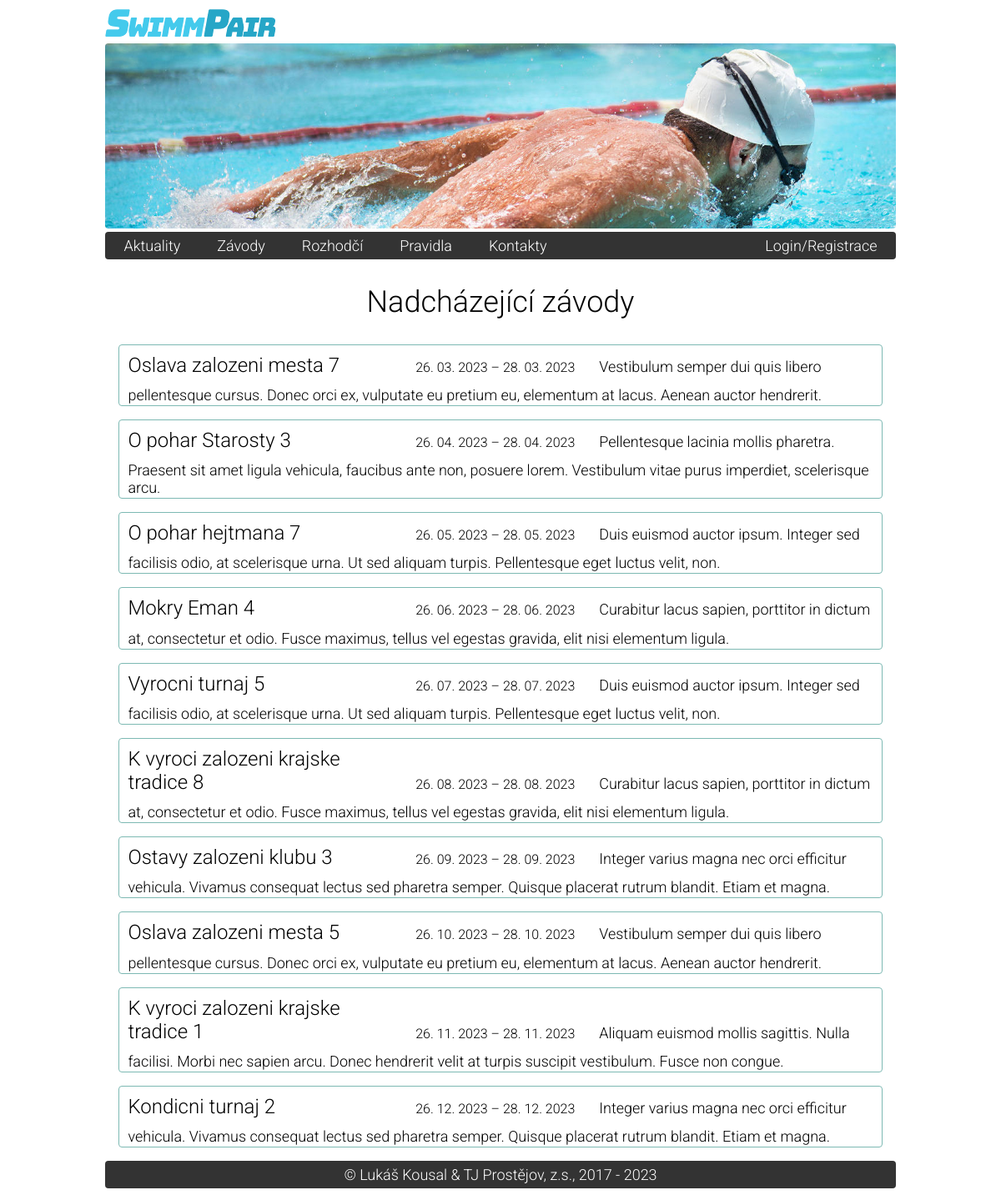
The page /nadchazejici.php on the database its author committed.
### tables this page shows
CREATE TABLE `sp_cups` (
  `id` int NOT NULL AUTO_INCREMENT,
  `time_start` date NOT NULL,
  `time_end` date NOT NULL,
  `name` text NOT NULL,
  `description` text NOT NULL,
  `organizer_club_id` int NOT NULL,
  PRIMARY KEY (`id`),
  KEY `owningclub` (`organizer_club_id`),
  CONSTRAINT `FK_zavody_owningclub` FOREIGN KEY (`organizer_club_id`) REFERENCES `sp_clubs` (`id`)
);

### start.php (called while the page is built, shortened)
<?php
    $host = getenv("DATABASE_HOST");
    $user = getenv("DATABASE_USER");
    $pass = getenv("DATABASE_PASS");
    $db = getenv("DATABASE_NAME");
	$mysqli = new mysqli($host, $user, $pass, $db) or die($mysqli->error);
	$mysqli->set_charset('utf8');
	function h($string)
	{
	    return htmlspecialchars($string);
	}
	require __DIR__ . '/model/Cup.php';
	require __DIR__ . '/model/CupsManager.php';
	$cupsManager = new CupsManager($mysqli);

### model/CupsManager.php (called while the page is built, shortened)
<?php
class CupsManager
{
	private $mysqli;
	public function __construct(mysqli $mysqli)
	{
		$this->mysqli = $mysqli;
	}
	public function FindAllUpcomingCupsEarliestFirst()
	{
		$statement = $this->mysqli->prepare('CALL `FindAllUpcomingCupsEarliestFirst`()');
		$cups = $this->_CreateCupsFromStatement($statement);
		return $cups;
	}
	private function _CreateCupsFromStatement(mysqli_stmt $statement)
	{
		$statement->execute();
		$rows = $statement->get_result()->fetch_all(MYSQLI_ASSOC);
		$cups = [];
		foreach ($rows as $row) {
			$cups[] = $this->_CreateCupFromRow($row);
		}
		return $cups;
	}
	private function _CreateCupFromRow(array $row)
	{
		return new Cup($row['id'], $row['time_start'], $row['time_end'], $row['name'], $row['description'], $row['organizer_club_id']);
	}
}

### model/Cup.php (called while the page is built, shortened)
<?php
class Cup
{
	public function __construct($id, $time_start, $time_end, $name, $description, $organizer_club_id)
	{
		$this->id = $id;
		$this->time_start = $time_start;
		$this->time_end = $time_end;
		$this->name = $name;
		$this->description = $description;
	}
}

### nadchazejici.php (the view, shortened to what this page needs)
<?php
require 'start.php';
$cups = $cupsManager->FindAllUpcomingCupsEarliestFirst();
?>
<!DOCTYPE html>
<html>
<head>
	<?php include("UNIFIED_head_content.php"); ?>
</head>
<body>
<div class="bodywrapper">
    <?php include("UNIFIED_header.php"); ?>
    <?php include("UNIFIED_menu.php"); ?>
    <section class="content">
        <h1>Nadcházející závody</h1>
        <?php
            if(count($cups)!=0) {
	            ?>
	            <?php foreach ($cups as $cup): ?>
                    <article class="zavod" onclick="location.href='zavod.php?id=<?=$cup->id?>';">
                            <h1><?= h($cup->name) ?></h1> <h2 style="text-align:center"><?=  date('j. m. Y', strtotime($cup->time_start)) ?> – <?=  date('j. m. Y', strtotime($cup->time_end)) ?></h2> <p><?= h($cup->description)?></p>
                    </article>
	            <?php endforeach; ?>
	            <?php
            }
            else
            {
	            echo "<p style=\"text-align:center;\">–<span style=\"border: 1px solid black;\">&nbsp;0 NADCHÁZEJÍCÍCH ZÁVODŮ&nbsp;</span>–</p>";
            }
        ?>
    </section>
    <?php include("UNIFIED_footer.php"); ?>
</div>
</body>
</html>

### css/style.css (style rules this page uses)
html { overflow-y: scroll; }
body { color: #000; font-weight: 300; font-family: 'Roboto', sans-serif; font-size: 18px; text-align: center; }
.bodywrapper { width: 80%; margin: 0 auto; text-align: left; }
h1 { font-weight: 300; font-family: 'Roboto', sans-serif; font-size: 32px; }
.content>h1, #title>h1, #content>h1 { text-align: center; font-weight: 300; font-size: 36px; }
.zavod { border: 1px solid #7DB9B3; border-radius: 4px; padding: 2px 10px 2px 10px; margin: 16px; transition: background-color 0.8s ease; -webkit-transition: background-color 0.8s ease; -moz-transition: background-color 0.8s ease; -o-transition: background-color 0.8s ease; }
.zavod>h1 { font-size: 24px; margin-top: 8px; margin-bottom: 8px; margin-right: 16px; font-weight: 300; display: inline-block; width: 300px; }
.zavod>h2 { font-size: 16px; font-weight: 300; display: inline-block; width: 240px; }
.zavod>p { display: inline; }

### rows shown on the page
sp_cups: name "Oslava zalozeni mesta 7", time_start "26. 03. 2023", time_end "28. 03. 2023", description "Vestibulum semper dui quis libero pellentesque cursus. Donec orci ex, vulputate eu pretium eu, elementum at lacus. Aenean auctor hendrerit."
sp_cups: name "O pohar Starosty 3", time_start "26. 04. 2023", time_end "28. 04. 2023", description "Pellentesque lacinia mollis pharetra. Praesent sit amet ligula vehicula, faucibus ante non, posuere lorem. Vestibulum vitae purus imperdiet, scelerisque arcu."
sp_cups: name "O pohar hejtmana 7", time_start "26. 05. 2023", time_end "28. 05. 2023", description "Duis euismod auctor ipsum. Integer sed facilisis odio, at scelerisque urna. Ut sed aliquam turpis. Pellentesque eget luctus velit, non."
sp_cups: name "Mokry Eman 4", time_start "26. 06. 2023", time_end "28. 06. 2023", description "Curabitur lacus sapien, porttitor in dictum at, consectetur et odio. Fusce maximus, tellus vel egestas gravida, elit nisi elementum ligula."
sp_cups: name "Vyrocni turnaj 5", time_start "26. 07. 2023", time_end "28. 07. 2023", description "Duis euismod auctor ipsum. Integer sed facilisis odio, at scelerisque urna. Ut sed aliquam turpis. Pellentesque eget luctus velit, non."
sp_cups: name "K vyroci zalozeni krajske tradice 8", time_start "26. 08. 2023", time_end "28. 08. 2023", description "Curabitur lacus sapien, porttitor in dictum at, consectetur et odio. Fusce maximus, tellus vel egestas gravida, elit nisi elementum ligula."
sp_cups: name "Ostavy zalozeni klubu 3", time_start "26. 09. 2023", time_end "28. 09. 2023", description "Integer varius magna nec orci efficitur vehicula. Vivamus consequat lectus sed pharetra semper. Quisque placerat rutrum blandit. Etiam et magna."
sp_cups: name "Oslava zalozeni mesta 5", time_start "26. 10. 2023", time_end "28. 10. 2023", description "Vestibulum semper dui quis libero pellentesque cursus. Donec orci ex, vulputate eu pretium eu, elementum at lacus. Aenean auctor hendrerit."
sp_cups: name "K vyroci zalozeni krajske tradice 1", time_start "26. 11. 2023", time_end "28. 11. 2023", description "Aliquam euismod mollis sagittis. Nulla facilisi. Morbi nec sapien arcu. Donec hendrerit velit at turpis suscipit vestibulum. Fusce non congue."
sp_cups: name "Kondicni turnaj 2", time_start "26. 12. 2023", time_end "28. 12. 2023", description "Integer varius magna nec orci efficitur vehicula. Vivamus consequat lectus sed pharetra semper. Quisque placerat rutrum blandit. Etiam et magna."
